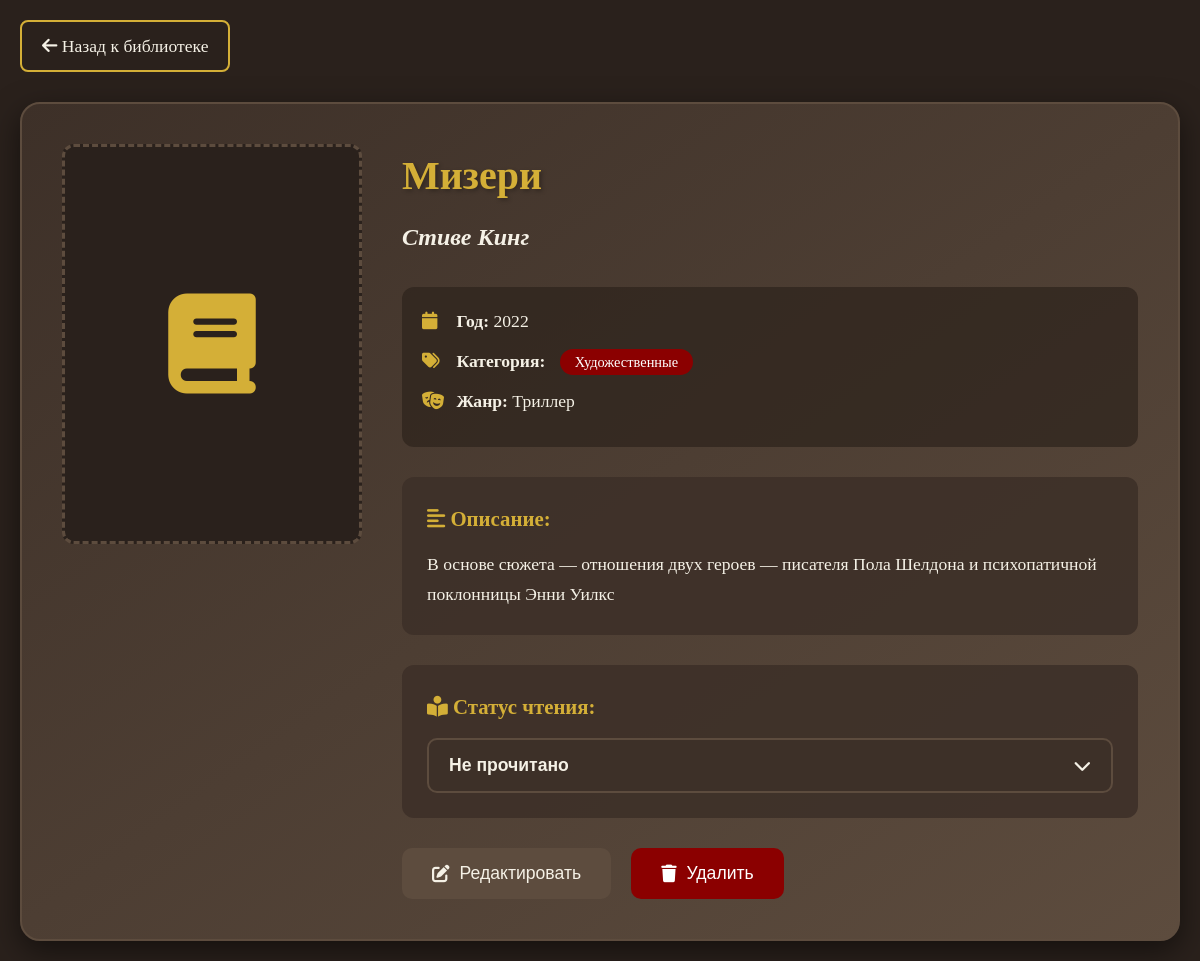
The page /book/10 on the database its author committed.
### tables this page shows
CREATE TABLE books
                 (id INTEGER PRIMARY KEY AUTOINCREMENT,
                  title TEXT NOT NULL,
                  author TEXT NOT NULL,
                  year INTEGER,
                  genre TEXT,
                  category TEXT NOT NULL,
                  description TEXT,
                  cover TEXT,
                  is_read BOOLEAN DEFAULT FALSE, reading_status TEXT DEFAULT 'unread');

### app.py (the view)
@app.route('/book/<int:book_id>')
def book_detail(book_id):
    conn = get_db_connection()
    book = conn.execute('SELECT * FROM books WHERE id = ?', (book_id,)).fetchone()
    conn.close()
    if not book:
        return "Книга не найдена", 404
    return render_template('book_detail.html', book=book)

### app.py (called while the page is built)
def get_db_connection():
    conn = sqlite3.connect(DATABASE)
    conn.row_factory = sqlite3.Row
    return conn

### templates/book_detail.html (shortened to what this page needs)
<!DOCTYPE html>
<html lang="ru">
<head>
    <link rel="stylesheet" href="{{ url_for('static', filename='style.css') }}">
    <link rel="stylesheet" href="{{ url_for('static', filename='book_detail.css') }}">
    <link rel="stylesheet" href="https://cdnjs.cloudflare.com/ajax/libs/font-awesome/6.4.0/css/all.min.css">
</head>
<body>
    <div class="container">
        <a href="{{ url_for('index') }}" class="back-link">
            <i class="fas fa-arrow-left"></i> Назад к библиотеке
        </a>
        <div class="book-detail-card">
            <div class="detail-cover">
                {% if book['cover'] %}
                    <img src="{{ book['cover'] }}" alt="{{ book['title'] }}" class="detail-image">
                {% else %}
                    <div class="detail-placeholder">
                        <i class="fas fa-book"></i>
                    </div>
                {% endif %}
            </div>
            <div class="detail-info">
                <h1 class="detail-title">{{ book.title }}</h1>
                <h2 class="detail-author">{{ book.author }}</h2>
                <div class="detail-meta">
                    {% if book.year %}
                    <div class="meta-item">
                        <i class="fas fa-calendar"></i>
                        <strong>Год:</strong> {{ book.year }}
                    </div>
                    {% endif %}
                    <div class="meta-item">
                        <i class="fas fa-tags"></i>
                        <strong>Категория:</strong>
                        <span class="detail-category">{{ book.category }}</span>
                    </div>
                    {% if book.genre %}
                    <div class="meta-item">
                        <i class="fas fa-theater-masks"></i>
                        <strong>Жанр:</strong> {{ book.genre }}
                    </div>
                    {% endif %}
                </div>
                {% if book.description %}
                <div class="detail-description">
                    <h3><i class="fas fa-align-left"></i> Описание:</h3>
                    <p>{{ book.description }}</p>
                </div>
                {% else %}
                <div class="detail-description">
                    <h3><i class="fas fa-align-left"></i> Описание:</h3>
                    <p style="color: #888; font-style: italic;">Описание отсутствует</p>
                </div>
                {% endif %}
                <div class="reading-status-dropdown">
                    <h3><i class="fas fa-book-reader"></i> Статус чтения:</h3>
                    <div class="dropdown">
                        <button class="dropdown-btn" onclick="toggleDropdown()">
                            <span id="current-status">
                                {% if book.reading_status == 'reading' %}Читаю
                                {% elif book.reading_status == 'finished' %}Прочитано
                                {% elif book.reading_status == 'dropped' %}Брошено
                                {% else %}Не прочитано
                                {% endif %}
                            </span>
                            <i class="fas fa-chevron-down"></i>
                        </button>
                    </div>
                </div>
                <div class="detail-actions">
                    <button class="btn-edit" onclick="location.href='/book/{{ book.id }}/edit'">
                        <i class="fas fa-edit"></i> Редактировать
                    </button>
                    <button class="btn-delete" onclick="if(confirm('Удалить эту книгу?')) location.href='/book/{{ book.id }}/delete'">
                        <i class="fas fa-trash"></i> Удалить
                    </button>
                </div>
            </div>
        </div>
    </div>
</body>
</html>

### static/style.css (style rules this page uses)
:root { --dark-brown: #2a211c; --medium-brown: #3d3028; --light-brown: #5d4c3e; --burgundy: #8b0000; --light-burgundy: #a52a2a; --gold: #d4af37; --cream: #f5f1e6; }
* { margin: 0; padding: 0; box-sizing: border-box; }
body { font-family: 'Georgia', serif; background-color: var(--dark-brown); color: var(--cream); line-height: 1.6; padding: 20px; min-height: 100vh; }
.container { max-width: 1200px; margin: 0 auto; }
a { text-decoration: none !important; color: inherit !important; }
.back-btn, .back-link { text-decoration: none !important; }

### static/book_detail.css (style rules this page uses)
.book-detail-card { background: linear-gradient(145deg, var(--medium-brown), var(--light-brown)); border-radius: 20px; padding: 40px; display: flex; gap: 40px; border: 2px solid var(--light-brown); box-shadow: 0 10px 30px rgba(0,0,0,0.5); }
.detail-cover { flex: 0 0 300px; }
.detail-placeholder { width: 100%; height: 400px; background: var(--dark-brown); border-radius: 12px; display: flex; align-items: center; justify-content: center; color: var(--gold); font-size: 100px; border: 3px dashed var(--light-brown); }
.detail-info { flex: 1; }
.detail-title { color: var(--gold); font-size: 2.5rem; margin-bottom: 10px; text-shadow: 2px 2px 4px rgba(0,0,0,0.3); }
.detail-author { color: var(--cream); font-size: 1.5rem; margin-bottom: 30px; font-style: italic; }
.detail-meta { background: rgba(45, 35, 28, 0.7); padding: 20px; border-radius: 12px; margin-bottom: 30px; }
.meta-item { margin-bottom: 12px; font-size: 1.1rem; color: var(--cream); }
.meta-item i { color: var(--gold); margin-right: 10px; width: 20px; }
.detail-category { background: var(--burgundy); color: white; padding: 5px 15px; border-radius: 20px; font-size: 0.9rem; margin-left: 10px; }
.detail-description { background: rgba(61, 48, 40, 0.9); padding: 25px; border-radius: 12px; margin-bottom: 30px; }
.detail-description h3 { color: var(--gold); margin-bottom: 15px; font-size: 1.3rem; }
.detail-description p { color: var(--cream); line-height: 1.7; font-size: 1.1rem; }
.detail-actions { display: flex; gap: 20px; margin-top: 10px; }
.btn-edit, .btn-delete { padding: 15px 30px; border: none; border-radius: 10px; font-size: 1.1rem; cursor: pointer; display: flex; align-items: center; gap: 10px; transition: 0.3s; }
.btn-edit { background: var(--light-brown); color: var(--cream); }
.btn-delete { background: #8b0000; color: white; }
.back-link { display: inline-block; margin-bottom: 30px; color: var(--gold); text-decoration: none; font-size: 1.1rem; padding: 10px 20px; border: 2px solid var(--gold); border-radius: 8px; transition: 0.3s; }
a { text-decoration: none; color: inherit; }
.reading-status-dropdown { background: rgba(61, 48, 40, 0.9); padding: 25px; border-radius: 12px; margin-bottom: 30px; }
.reading-status-dropdown h3 { color: var(--gold); margin-bottom: 15px; font-size: 1.3rem; }
.dropdown { position: relative; display: inline-block; width: 100%; }
.dropdown-btn { width: 100%; padding: 15px 20px; background: var(--medium-brown); border: 2px solid var(--light-brown); border-radius: 10px; color: var(--cream); font-size: 1.1rem; font-weight: bold; cursor: pointer; display: flex; justify-content: space-between; align-items: center; transition: all 0.3s; }
.dropdown-btn i { transition: transform 0.3s; }

### rows shown on the page
books: title "Мизери", author "Стиве Кинг", year "2022", category "Художественные", genre "Триллер", description "В основе сюжета — отношения двух героев — писателя Пола Шелдона и психопатичной поклонницы Энни Уилкс"
